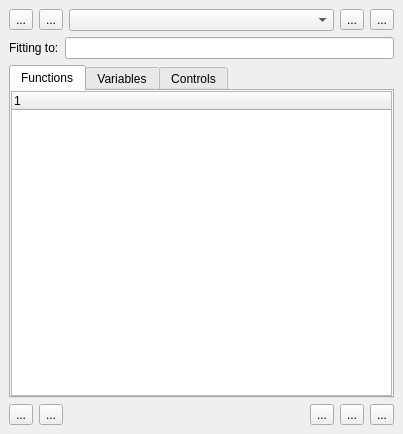
<?xml version="1.0" encoding="UTF-8"?>
<ui version="4.0">
 <class>PeakFitWidget</class>
 <widget class="QWidget" name="PeakFitWidget">
  <property name="geometry">
   <rect>
    <x>0</x>
    <y>0</y>
    <width>403</width>
    <height>434</height>
   </rect>
  </property>
  <property name="windowTitle">
   <string>Form</string>
  </property>
  <layout class="QVBoxLayout" name="verticalLayout">
   <property name="leftMargin">
    <number>0</number>
   </property>
   <property name="topMargin">
    <number>0</number>
   </property>
   <property name="rightMargin">
    <number>0</number>
   </property>
   <property name="bottomMargin">
    <number>0</number>
   </property>
   <item>
    <widget class="QScrollArea" name="scrollArea">
     <property name="frameShape">
      <enum>QFrame::Shape::NoFrame</enum>
     </property>
     <property name="frameShadow">
      <enum>QFrame::Shadow::Plain</enum>
     </property>
     <property name="widgetResizable">
      <bool>true</bool>
     </property>
     <widget class="QWidget" name="scrollAreaWidgetContents">
      <property name="geometry">
       <rect>
        <x>0</x>
        <y>0</y>
        <width>403</width>
        <height>434</height>
       </rect>
      </property>
      <layout class="QVBoxLayout" name="verticalLayout_2">
       <item>
        <layout class="QHBoxLayout" name="horizontalLayout_3">
         <item>
          <widget class="QToolButton" name="buttonAddRange">
           <property name="toolTip">
            <string>Add a new fit range</string>
           </property>
           <property name="text">
            <string>...</string>
           </property>
           <property name="icon">
            <iconset theme="profex-add-range"/>
           </property>
           <property name="checkable">
            <bool>true</bool>
           </property>
          </widget>
         </item>
         <item>
          <widget class="QToolButton" name="buttonAddPeak">
           <property name="toolTip">
            <string>Add a new function</string>
           </property>
           <property name="text">
            <string>...</string>
           </property>
           <property name="icon">
            <iconset theme="profex-add-xy"/>
           </property>
           <property name="checkable">
            <bool>true</bool>
           </property>
          </widget>
         </item>
         <item>
          <widget class="QComboBox" name="comboBoxPeakFunction"/>
         </item>
         <item>
          <widget class="QToolButton" name="toolButtonAutoAddFunction">
           <property name="toolTip">
            <string>&lt;html&gt;&lt;head/&gt;&lt;body&gt;&lt;p&gt;Automatically add a function of the selected type.&lt;/p&gt;&lt;p&gt;Only the visible range is searched. Zoom in on a peak to improve the automatic detection.&lt;/p&gt;&lt;/body&gt;&lt;/html&gt;</string>
           </property>
           <property name="text">
            <string>...</string>
           </property>
           <property name="icon">
            <iconset theme="profex-wizard"/>
           </property>
          </widget>
         </item>
         <item>
          <widget class="QToolButton" name="buttonHelpDialog">
           <property name="toolTip">
            <string>Show the context help for this module.
(Window -&gt; Context Help)</string>
           </property>
           <property name="text">
            <string>...</string>
           </property>
           <property name="icon">
            <iconset theme="profex-help"/>
           </property>
          </widget>
         </item>
        </layout>
       </item>
       <item>
        <layout class="QHBoxLayout" name="horizontalLayout_5">
         <item>
          <widget class="QLabel" name="label_4">
           <property name="text">
            <string>Fitting to:</string>
           </property>
          </widget>
         </item>
         <item>
          <widget class="QLineEdit" name="labelActiveScan">
           <property name="readOnly">
            <bool>true</bool>
           </property>
          </widget>
         </item>
        </layout>
       </item>
       <item>
        <widget class="QTabWidget" name="tabWidget">
         <property name="currentIndex">
          <number>0</number>
         </property>
         <widget class="QWidget" name="tabFunctions">
          <attribute name="title">
           <string>Functions</string>
          </attribute>
          <layout class="QGridLayout" name="gridLayout_2">
           <property name="leftMargin">
            <number>0</number>
           </property>
           <property name="topMargin">
            <number>0</number>
           </property>
           <property name="rightMargin">
            <number>0</number>
           </property>
           <property name="bottomMargin">
            <number>0</number>
           </property>
           <item row="0" column="0">
            <widget class="QTreeWidget" name="treeWidgetFunctions">
             <column>
              <property name="text">
               <string notr="true">1</string>
              </property>
             </column>
            </widget>
           </item>
          </layout>
         </widget>
         <widget class="QWidget" name="tabVariables">
          <attribute name="title">
           <string>Variables</string>
          </attribute>
          <layout class="QGridLayout" name="gridLayout_3">
           <property name="leftMargin">
            <number>0</number>
           </property>
           <property name="topMargin">
            <number>0</number>
           </property>
           <property name="rightMargin">
            <number>0</number>
           </property>
           <property name="bottomMargin">
            <number>0</number>
           </property>
           <item row="0" column="0">
            <widget class="QTreeWidget" name="treeWidgetVariables">
             <column>
              <property name="text">
               <string notr="true">1</string>
              </property>
             </column>
            </widget>
           </item>
          </layout>
         </widget>
         <widget class="QWidget" name="tabControls">
          <attribute name="title">
           <string>Controls</string>
          </attribute>
          <layout class="QGridLayout" name="gridLayout">
           <item row="3" column="0">
            <widget class="QCheckBox" name="checkBoxNumDiff">
             <property name="toolTip">
              <string>Check to specify the numerical differentiation step. If unchecked, the value is set automatically.</string>
             </property>
             <property name="text">
              <string>Numerical differentiation step</string>
             </property>
            </widget>
           </item>
           <item row="0" column="1">
            <widget class="QDoubleSpinBox" name="doubleSpinBoxStepSize">
             <property name="decimals">
              <number>4</number>
             </property>
             <property name="minimum">
              <double>0.000100000000000</double>
             </property>
             <property name="maximum">
              <double>1.000000000000000</double>
             </property>
             <property name="singleStep">
              <double>0.001000000000000</double>
             </property>
            </widget>
           </item>
           <item row="5" column="0" colspan="2">
            <layout class="QHBoxLayout" name="horizontalLayout_2">
             <item>
              <spacer name="horizontalSpacer_2">
               <property name="orientation">
                <enum>Qt::Orientation::Horizontal</enum>
               </property>
               <property name="sizeHint" stdset="0">
                <size>
                 <width>40</width>
                 <height>20</height>
                </size>
               </property>
              </spacer>
             </item>
             <item>
              <widget class="QToolButton" name="toolButtonResetControl">
               <property name="toolTip">
                <string>Reset</string>
               </property>
               <property name="text">
                <string>...</string>
               </property>
               <property name="icon">
                <iconset theme="profex-undo"/>
               </property>
              </widget>
             </item>
            </layout>
           </item>
           <item row="1" column="1">
            <widget class="QSpinBox" name="spinBoxMaxIts">
             <property name="toolTip">
              <string>Maximum number of iterations</string>
             </property>
             <property name="minimum">
              <number>0</number>
             </property>
             <property name="maximum">
              <number>9999</number>
             </property>
            </widget>
           </item>
           <item row="2" column="0">
            <widget class="QCheckBox" name="checkBoxConvergence">
             <property name="toolTip">
              <string>Check to manually specify the convergence criterion. If unchecked, the criterion is set automatically.</string>
             </property>
             <property name="text">
              <string>Convergence criterion</string>
             </property>
            </widget>
           </item>
           <item row="3" column="1">
            <widget class="QDoubleSpinBox" name="doubleSpinBoxDiffStep">
             <property name="toolTip">
              <string>Numerical differentiation step</string>
             </property>
             <property name="decimals">
              <number>6</number>
             </property>
             <property name="minimum">
              <double>0.000001000000000</double>
             </property>
             <property name="maximum">
              <double>1.000000000000000</double>
             </property>
             <property name="singleStep">
              <double>0.000010000000000</double>
             </property>
            </widget>
           </item>
           <item row="4" column="0" colspan="2">
            <spacer name="verticalSpacer">
             <property name="orientation">
              <enum>Qt::Orientation::Vertical</enum>
             </property>
             <property name="sizeHint" stdset="0">
              <size>
               <width>20</width>
               <height>44</height>
              </size>
             </property>
            </spacer>
           </item>
           <item row="1" column="0">
            <widget class="QCheckBox" name="checkBoxItMax">
             <property name="toolTip">
              <string>Check to limit the number of iterations. If unchecked, the fit will run until convergence is reached.</string>
             </property>
             <property name="text">
              <string>Maximum number of iterations</string>
             </property>
            </widget>
           </item>
           <item row="2" column="1">
            <widget class="QDoubleSpinBox" name="doubleSpinBoxEpsX">
             <property name="toolTip">
              <string>Convergence criterion</string>
             </property>
             <property name="decimals">
              <number>6</number>
             </property>
             <property name="maximum">
              <double>1.000000000000000</double>
             </property>
             <property name="singleStep">
              <double>0.000001000000000</double>
             </property>
            </widget>
           </item>
           <item row="0" column="0">
            <widget class="QCheckBox" name="checkBoxStepSize">
             <property name="toolTip">
              <string>Use a custom step size for the calculated curves. If unchecked, the stepsize of the fitted scan is used.</string>
             </property>
             <property name="text">
              <string>Custom step size</string>
             </property>
            </widget>
           </item>
          </layout>
         </widget>
        </widget>
       </item>
       <item>
        <layout class="QHBoxLayout" name="horizontalLayout">
         <item>
          <widget class="QToolButton" name="toolButtonRemovePeak">
           <property name="toolTip">
            <string>Remove the selected function</string>
           </property>
           <property name="text">
            <string>...</string>
           </property>
           <property name="icon">
            <iconset theme="profex-remove"/>
           </property>
          </widget>
         </item>
         <item>
          <widget class="QToolButton" name="toolButtonClearAll">
           <property name="toolTip">
            <string>Remove all functions</string>
           </property>
           <property name="text">
            <string>...</string>
           </property>
           <property name="icon">
            <iconset theme="profex-delete"/>
           </property>
          </widget>
         </item>
         <item>
          <widget class="QLabel" name="labelCursorMessage">
           <property name="sizePolicy">
            <sizepolicy hsizetype="Expanding" vsizetype="Preferred">
             <horstretch>0</horstretch>
             <verstretch>0</verstretch>
            </sizepolicy>
           </property>
           <property name="text">
            <string/>
           </property>
          </widget>
         </item>
         <item>
          <widget class="QToolButton" name="toolButtonFit">
           <property name="toolTip">
            <string>Run curve fitting</string>
           </property>
           <property name="text">
            <string>...</string>
           </property>
           <property name="icon">
            <iconset theme="profex-run"/>
           </property>
          </widget>
         </item>
         <item>
          <widget class="QToolButton" name="toolButtonApplyToAll">
           <property name="toolTip">
            <string>Apply curves to all open projects</string>
           </property>
           <property name="text">
            <string>...</string>
           </property>
           <property name="icon">
            <iconset theme="profex-document-clone"/>
           </property>
          </widget>
         </item>
         <item>
          <widget class="QToolButton" name="toolButtonPinTemporary">
           <property name="toolTip">
            <string>Pin the fitted curves</string>
           </property>
           <property name="text">
            <string>...</string>
           </property>
           <property name="icon">
            <iconset theme="profex-pin"/>
           </property>
          </widget>
         </item>
        </layout>
       </item>
      </layout>
     </widget>
    </widget>
   </item>
  </layout>
 </widget>
 <tabstops>
  <tabstop>checkBoxStepSize</tabstop>
  <tabstop>doubleSpinBoxStepSize</tabstop>
  <tabstop>tabWidget</tabstop>
  <tabstop>treeWidgetFunctions</tabstop>
  <tabstop>toolButtonRemovePeak</tabstop>
  <tabstop>toolButtonClearAll</tabstop>
  <tabstop>toolButtonFit</tabstop>
  <tabstop>toolButtonApplyToAll</tabstop>
  <tabstop>toolButtonPinTemporary</tabstop>
  <tabstop>treeWidgetVariables</tabstop>
  <tabstop>toolButtonResetControl</tabstop>
 </tabstops>
 <resources/>
 <connections/>
</ui>
